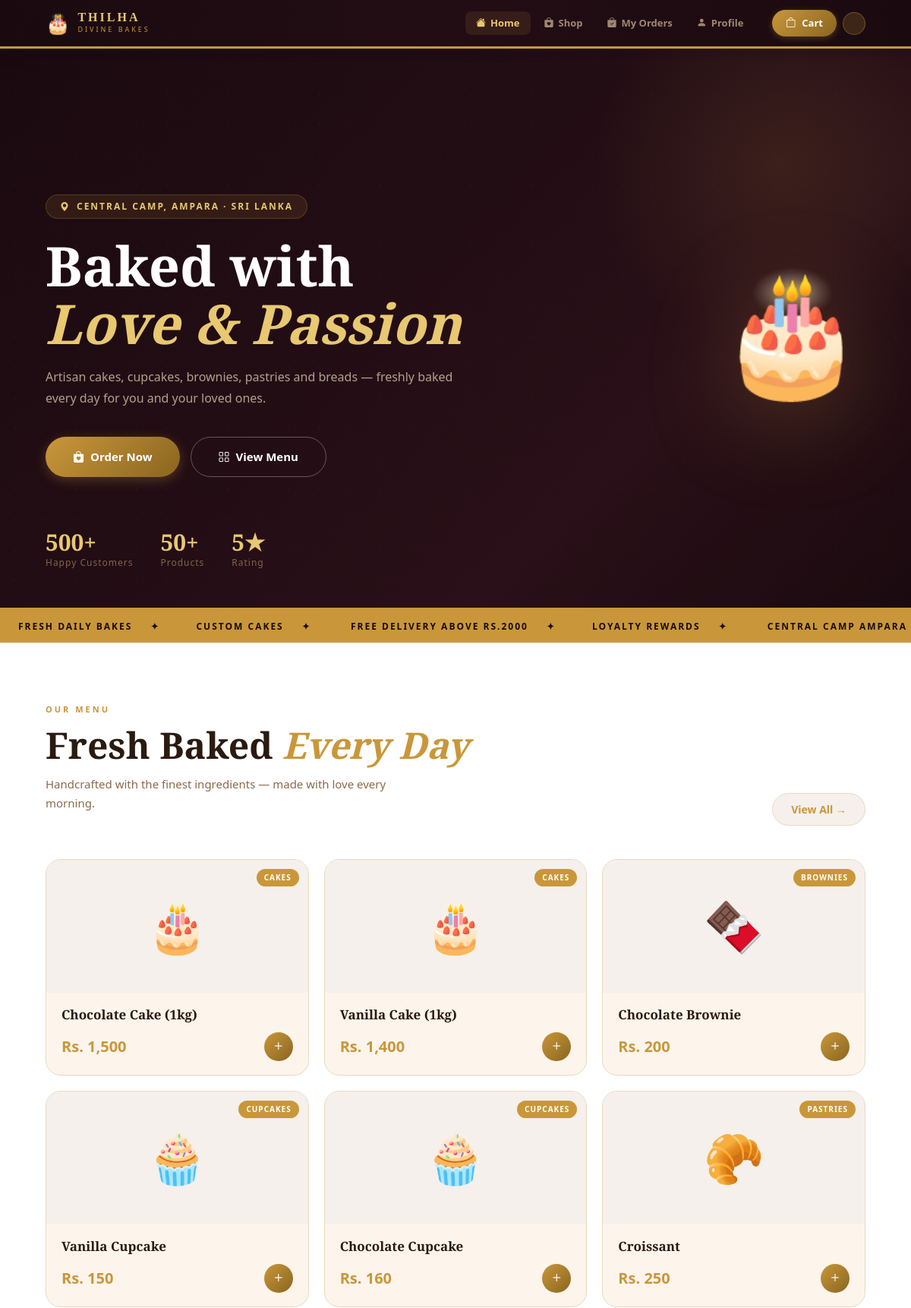
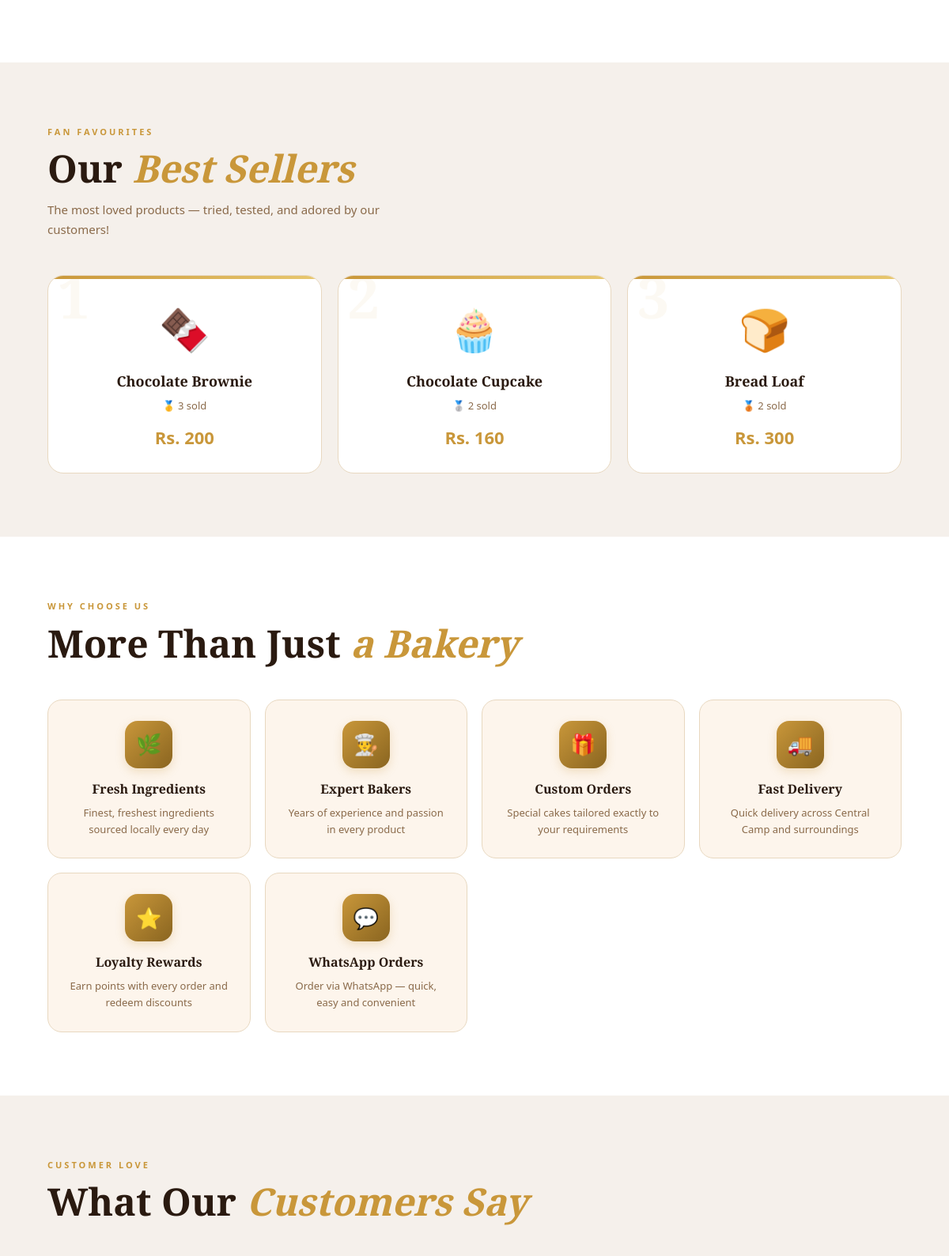
The app's page /customer/landing.php (upper part) with its own data (2 pictures, top to bottom).
### tables this page shows
CREATE TABLE `products` (
  `product_id` int(11) NOT NULL,
  `name` varchar(100) NOT NULL,
  `category` varchar(50) DEFAULT NULL,
  `price` decimal(10,2) NOT NULL,
  `description` text DEFAULT NULL,
  `image` varchar(255) DEFAULT NULL,
  `stock_status` enum('available','out_of_stock') DEFAULT 'available',
  `created_at` timestamp NOT NULL DEFAULT current_timestamp(),
  `barcode` varchar(20) DEFAULT NULL
);

### customer/landing.php (the view, shortened to what this page needs)
<?php
require_once '../includes/db.php';
$featured    = mysqli_query($conn,"SELECT * FROM products WHERE stock_status='available' ORDER BY product_id ASC LIMIT 6");
$bestsellers = mysqli_query($conn,"SELECT p.*,COALESCE(SUM(oi.quantity),0) as sold FROM products p LEFT JOIN order_items oi ON p.product_id=oi.product_id WHERE p.stock_status='available' GROUP BY p.product_id ORDER BY sold DESC LIMIT 3");
$icons = ['cakes'=>'🎂','brownies'=>'🍫','cupcakes'=>'🧁','pastries'=>'🥐','breads'=>'🍞'];
?>
<!DOCTYPE html>
<html lang="en">
<head>
<link href="https://cdn.jsdelivr.net/npm/bootstrap@5.3.0/dist/css/bootstrap.min.css" rel="stylesheet">
<link href="https://cdn.jsdelivr.net/npm/bootstrap-icons@1.10.5/font/bootstrap-icons.css" rel="stylesheet">
</head>
<body>
<?php include 'customer_nav.php'; ?>
<section class="hero">
  <div class="hero-pattern"></div>
  <div class="hero-glow"></div>
  <div class="hero-content">
    <div class="hero-tag"><i class="bi bi-geo-alt-fill"></i> Central Camp, Ampara · Sri Lanka</div>
    <h1 class="hero-title">Baked with<br><em>Love &amp; Passion</em></h1>
    <p class="hero-desc">Artisan cakes, cupcakes, brownies, pastries and breads — freshly baked every day for you and your loved ones.</p>
    <div class="hero-btns">
      <a href="home.php" class="btn-gold"><i class="bi bi-bag-heart-fill"></i> Order Now</a>
      <a href="#products" class="btn-outline-dark"><i class="bi bi-grid"></i> View Menu</a>
    </div>
  </div>
  <div class="hero-visual"><div class="hero-cake">🎂</div></div>
  <div class="hero-stats">
    <div><div class="hero-stat-num">500+</div><div class="hero-stat-label">Happy Customers</div></div>
    <div><div class="hero-stat-num">50+</div><div class="hero-stat-label">Products</div></div>
    <div><div class="hero-stat-num">5★</div><div class="hero-stat-label">Rating</div></div>
  </div>
</section>
<div class="marquee-strip">
  <div class="marquee-inner">
    <?php for($i=0;$i<3;$i++): ?>
    <span>Fresh Daily Bakes</span><span>Custom Cakes</span>
    <span>Free Delivery Above Rs.2000</span><span>Loyalty Rewards</span>
    <span>Central Camp Ampara</span><span>Order Online</span>
    <?php endfor; ?>
  </div>
</div>
<section class="section products-section" id="products">
  <div class="section-tag">Our Menu</div>
  <div style="display:flex;align-items:flex-end;justify-content:space-between;flex-wrap:wrap;gap:16px;">
    <div>
      <h2 class="section-title">Fresh Baked <em>Every Day</em></h2>
      <p class="section-desc">Handcrafted with the finest ingredients — made with love every morning.</p>
    </div>
    <a href="home.php" style="background:var(--cream2);border:1.5px solid var(--border);color:var(--gold);border-radius:99px;padding:10px 24px;font-size:14px;font-weight:700;text-decoration:none;display:inline-flex;align-items:center;gap:6px;transition:all .2s;" onmouseover="this.style.borderColor='var(--gold)'" onmouseout="this.style.borderColor='var(--border)'">View All →</a>
  </div>
  <div class="products-grid">
    <?php mysqli_data_seek($featured,0); while($p=mysqli_fetch_assoc($featured)): ?>
    <a href="home.php" class="product-card">
      <div class="product-img-wrap">
        <?php if($p['image']&&file_exists('../assets/images/'.$p['image'])): ?>
          <img src="../assets/images/<?= $p['image'] ?>" alt="<?= $p['name'] ?>">
        <?php else: ?>
          <?= $icons[$p['category']]??'🍰' ?>
        <?php endif; ?>
        <span class="product-cat-tag"><?= ucfirst($p['category']) ?></span>
      </div>
      <div class="product-body">
        <div class="product-name"><?= htmlspecialchars($p['name']) ?></div>
        <div class="product-footer">
          <div class="product-price">Rs. <?= number_format($p['price'],0) ?></div>
          <span class="add-btn"><i class="bi bi-plus"></i></span>
        </div>
      </div>
    </a>
    <?php endwhile; ?>
  </div>
</section>
<section class="section bs-section" id="bestsellers">
  <div class="section-tag">Fan Favourites</div>
  <h2 class="section-title">Our <em>Best Sellers</em></h2>
  <p class="section-desc">The most loved products — tried, tested, and adored by our customers!</p>
  <div class="bs-grid">
    <?php $ranks=['🥇','🥈','🥉']; $ri=0; mysqli_data_seek($bestsellers,0); while($b=mysqli_fetch_assoc($bestsellers)): ?>
    <div class="bs-card">
      <div class="bs-rank"><?= $ri+1 ?></div>
      <div class="bs-icon"><?= $icons[$b['category']]??'🍰' ?></div>
      <div class="bs-name"><?= htmlspecialchars($b['name']) ?></div>
      <div class="bs-sold"><?= $ranks[$ri] ?> <?= $b['sold']>0?$b['sold'].' sold':'Popular choice' ?></div>
      <div class="bs-price">Rs. <?= number_format($b['price'],0) ?></div>
    </div>
    <?php $ri++; endwhile; ?>
  </div>
</section>
<section class="section why-section" id="about">
  <div class="section-tag">Why Choose Us</div>
  <h2 class="section-title">More Than Just <em>a Bakery</em></h2>
  <div class="why-grid">
    <?php
    $features=[
      ['🌿','Fresh Ingredients','Finest, freshest ingredients sourced locally every day'],
      ['👨‍🍳','Expert Bakers','Years of experience and passion in every product'],
      ['🎁','Custom Orders','Special cakes tailored exactly to your requirements'],
      ['🚚','Fast Delivery','Quick delivery across Central Camp and surroundings'],
      ['⭐','Loyalty Rewards','Earn points with every order and redeem discounts'],
      ['💬','WhatsApp Orders','Order via WhatsApp — quick, easy and convenient'],
    ];
    foreach($features as $f): ?>
    <div class="why-card">
      <div class="why-icon"><?= $f[0] ?></div>
      <div class="why-title"><?= $f[1] ?></div>
      <div class="why-desc"><?= $f[2] ?></div>
    </div>
    <?php endforeach; ?>
  </div>
</section>
<section class="section test-section">
  <div class="section-tag">Customer Love</div>
  <h2 class="section-title">What Our <em>Customers Say</em></h2>
</section>
</body>
</html>

### customer/customer_nav.php (style rules this page uses)
:root { --gold:#c9973a;--gold-light:#e8c870;--gold-dark:#8a6520; --dark:#1a0a0f;--dark2:#220d14; --cream:#fdf5ec;--cream2:#f5f0eb;--cream3:#f0e8dd; --border:#e8d8c0;--text:#2a1a10;--muted:#8a6a4a; --pink:#e8789a; }
* { box-sizing:border-box;margin:0;padding:0; }
body { background:var(--cream2);font-family:'Segoe UI',sans-serif;color:var(--text); }

### records on screen
products: category "🎂", category "CAKES", name "Chocolate Cake (1kg)", price "1,500"
products: category "🎂", category "CAKES", name "Vanilla Cake (1kg)", price "1,400"
products: category "🍫", category "BROWNIES", name "Chocolate Brownie", price "200", ri "🥇", sold "3"
products: category "🧁", category "CUPCAKES", name "Vanilla Cupcake", price "150"
products: category "🧁", category "CUPCAKES", name "Chocolate Cupcake", price "160", ri "🥈", sold "2"
products: category "🥐", category "PASTRIES", name "Croissant", price "250"
products: category "🍞", name "Bread Loaf", ri "🥉", sold "2", price "300"

### other values on screen
$f[0] "🌿"
$f[1] "Fresh Ingredients"
$f[2] "Finest, freshest ingredients sourced locally every day"
$f[0] "👨‍🍳"
$f[1] "Expert Bakers"
$f[2] "Years of experience and passion in every product"
$f[0] "🎁"
$f[1] "Custom Orders"
$f[2] "Special cakes tailored exactly to your requirements"
$f[0] "🚚"
$f[1] "Fast Delivery"
$f[2] "Quick delivery across Central Camp and surroundings"
$f[0] "⭐"
$f[1] "Loyalty Rewards"
$f[2] "Earn points with every order and redeem discounts"
